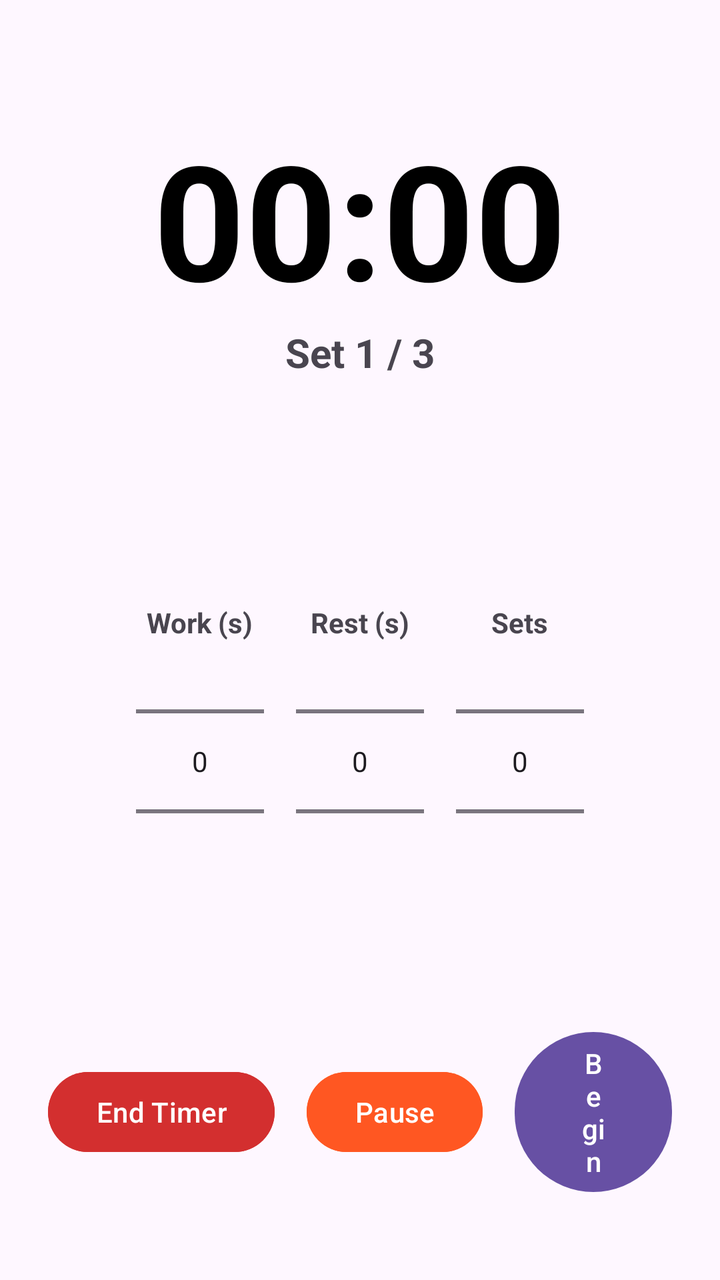
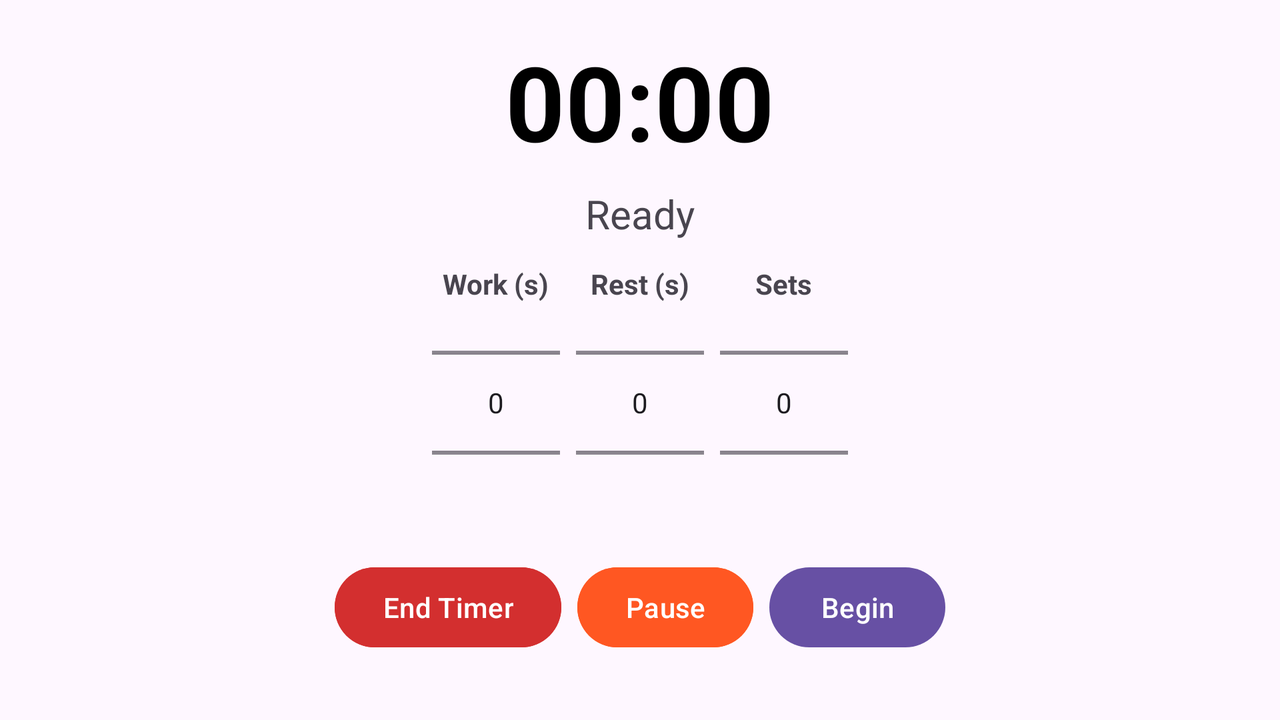

One screen, two layout resources from the same app: the default and the repository's alternative for another configuration. Each is rendered where Android would select it; the XML of both is given below.
<!-- AndroidManifest.xml: application theme Theme.ExerGen -->
<!-- res/layout/fragment_timer.xml -->
<?xml version="1.0" encoding="utf-8"?>
<androidx.constraintlayout.widget.ConstraintLayout
    xmlns:android="http://schemas.android.com/apk/res/android"
    xmlns:app="http://schemas.android.com/apk/res-auto"
    xmlns:tools="http://schemas.android.com/tools"
    android:layout_width="match_parent"
    android:layout_height="match_parent"
    android:padding="24dp">

    <TextView
        android:id="@+id/tv_timer"
        android:layout_width="wrap_content"
        android:layout_height="wrap_content"
        android:text="@string/timer_default"
        android:textSize="80sp"
        android:textStyle="bold"
        android:textColor="@android:color/black"
        app:layout_constraintTop_toTopOf="parent"
        app:layout_constraintStart_toStartOf="parent"
        app:layout_constraintEnd_toEndOf="parent"
        android:layout_marginTop="32dp"/>

    <TextView
        android:id="@+id/tv_set_indicator"
        android:layout_width="wrap_content"
        android:layout_height="wrap_content"
        android:textSize="20sp"
        android:textStyle="bold"
        android:textColor="?android:attr/textColorSecondary"
        android:visibility="gone"
        tools:text="Set 1 / 3"
        tools:visibility="visible"
        app:layout_constraintTop_toBottomOf="@id/tv_timer"
        app:layout_constraintStart_toStartOf="parent"
        app:layout_constraintEnd_toEndOf="parent" />

    <TextView
        android:id="@+id/tv_phase"
        android:layout_width="wrap_content"
        android:layout_height="wrap_content"
        android:text=""
        android:textSize="24sp"
        app:layout_constraintTop_toBottomOf="@id/tv_set_indicator"
        app:layout_constraintStart_toStartOf="parent"
        app:layout_constraintEnd_toEndOf="parent"
        android:layout_marginTop="8dp"/>

    <LinearLayout
        android:id="@+id/picker_container"
        android:layout_width="0dp"
        android:layout_height="wrap_content"
        android:orientation="horizontal"
        android:gravity="center"
        app:layout_constraintTop_toBottomOf="@id/tv_phase"
        app:layout_constraintBottom_toTopOf="@id/btn_container"
        app:layout_constraintStart_toStartOf="parent"
        app:layout_constraintEnd_toEndOf="parent">

        <LinearLayout
            android:layout_width="wrap_content"
            android:layout_height="wrap_content"
            android:orientation="vertical"
            android:gravity="center"
            android:layout_marginEnd="16dp">
            <TextView android:layout_width="wrap_content" android:layout_height="wrap_content" android:text="@string/timer_label_work" android:textStyle="bold"/>
            <NumberPicker android:id="@+id/np_work" android:layout_width="wrap_content" android:layout_height="120dp"/>
        </LinearLayout>

        <LinearLayout
            android:layout_width="wrap_content"
            android:layout_height="wrap_content"
            android:orientation="vertical"
            android:gravity="center"
            android:layout_marginEnd="16dp">
            <TextView android:layout_width="wrap_content" android:layout_height="wrap_content" android:text="@string/timer_label_rest" android:textStyle="bold"/>
            <NumberPicker android:id="@+id/np_rest" android:layout_width="wrap_content" android:layout_height="120dp"/>
        </LinearLayout>

        <LinearLayout
            android:layout_width="wrap_content"
            android:layout_height="wrap_content"
            android:orientation="vertical"
            android:gravity="center">
            <TextView android:layout_width="wrap_content" android:layout_height="wrap_content" android:text="@string/timer_label_sets" android:textStyle="bold"/>
            <NumberPicker android:id="@+id/np_sets" android:layout_width="wrap_content" android:layout_height="120dp"/>
        </LinearLayout>
    </LinearLayout>

    <LinearLayout
        android:id="@+id/btn_container"
        android:layout_width="match_parent"
        android:layout_height="wrap_content"
        android:orientation="horizontal"
        android:gravity="center"
        app:layout_constraintBottom_toBottomOf="parent"
        android:layout_marginBottom="16dp">

        <Button
            android:id="@+id/btn_stop"
            android:layout_width="wrap_content"
            android:layout_height="wrap_content"
            android:text="@string/btn_end_timer"
            android:backgroundTint="#D32F2F"
            android:layout_marginEnd="16dp"/>

        <Button
            android:id="@+id/btn_pause"
            android:layout_width="wrap_content"
            android:layout_height="wrap_content"
            android:text="@string/btn_pause"
            android:backgroundTint="#FF5722"
            android:layout_marginEnd="16dp"/>

        <Button
            android:id="@+id/btn_start"
            android:layout_width="wrap_content"
            android:layout_height="wrap_content"
            android:text="@string/btn_start"
            android:paddingHorizontal="32dp"/>
    </LinearLayout>
</androidx.constraintlayout.widget.ConstraintLayout>
<!-- resources referenced by this layout -->
<resources>
  <string name="btn_end_timer">End Timer</string>
  <string name="btn_pause">Pause</string>
  <string name="btn_start">Begin</string>
  <string name="timer_default">00:00</string>
  <string name="timer_label_rest">Rest (s)</string>
  <string name="timer_label_sets">Sets</string>
  <string name="timer_label_work">Work (s)</string>
  <style name="Theme.ExerGen" parent="Base.Theme.ExerGen" />
  <style name="Base.Theme.ExerGen" parent="Theme.Material3.DayNight.NoActionBar">
          
          
      </style>
</resources>
<!-- res/layout-land/fragment_timer.xml (the repository's variant of the layout above) -->
<!-- drawn on the phone turned sideways -->
<?xml version="1.0" encoding="utf-8"?>
<ScrollView xmlns:android="http://schemas.android.com/apk/res/android"
    xmlns:app="http://schemas.android.com/apk/res-auto"
    android:layout_width="match_parent"
    android:layout_height="match_parent"
    android:fillViewport="true">

    <androidx.constraintlayout.widget.ConstraintLayout
        android:layout_width="match_parent"
        android:layout_height="wrap_content"
        android:padding="16dp">

        <TextView
            android:id="@+id/tv_timer"
            android:layout_width="wrap_content"
            android:layout_height="wrap_content"
            android:text="@string/timer_default"
            android:textColor="@android:color/black"
            android:textSize="52sp"
            android:textStyle="bold"
            app:layout_constraintEnd_toEndOf="parent"
            app:layout_constraintStart_toStartOf="parent"
            app:layout_constraintTop_toTopOf="parent" />

        <TextView
            android:id="@+id/tv_phase"
            android:layout_width="wrap_content"
            android:layout_height="wrap_content"
            android:layout_marginTop="8dp"
            android:text="@string/timer_ready"
            android:textSize="20sp"
            app:layout_constraintEnd_toEndOf="parent"
            app:layout_constraintStart_toStartOf="parent"
            app:layout_constraintTop_toBottomOf="@id/tv_timer" />

        <LinearLayout
            android:id="@+id/picker_container"
            android:layout_width="0dp"
            android:layout_height="wrap_content"
            android:layout_marginTop="12dp"
            android:gravity="center"
            android:orientation="horizontal"
            app:layout_constraintEnd_toEndOf="parent"
            app:layout_constraintStart_toStartOf="parent"
            app:layout_constraintTop_toBottomOf="@id/tv_phase">

            <LinearLayout
                android:layout_width="wrap_content"
                android:layout_height="wrap_content"
                android:layout_marginEnd="8dp"
                android:gravity="center"
                android:orientation="vertical">

                <TextView
                    android:layout_width="wrap_content"
                    android:layout_height="wrap_content"
                    android:text="@string/timer_label_work"
                    android:textStyle="bold" />

                <NumberPicker
                    android:id="@+id/np_work"
                    android:layout_width="wrap_content"
                    android:layout_height="100dp" />
            </LinearLayout>

            <LinearLayout
                android:layout_width="wrap_content"
                android:layout_height="wrap_content"
                android:layout_marginEnd="8dp"
                android:gravity="center"
                android:orientation="vertical">

                <TextView
                    android:layout_width="wrap_content"
                    android:layout_height="wrap_content"
                    android:text="@string/timer_label_rest"
                    android:textStyle="bold" />

                <NumberPicker
                    android:id="@+id/np_rest"
                    android:layout_width="wrap_content"
                    android:layout_height="100dp" />
            </LinearLayout>

            <LinearLayout
                android:layout_width="wrap_content"
                android:layout_height="wrap_content"
                android:gravity="center"
                android:orientation="vertical">

                <TextView
                    android:layout_width="wrap_content"
                    android:layout_height="wrap_content"
                    android:text="@string/timer_label_sets"
                    android:textStyle="bold" />

                <NumberPicker
                    android:id="@+id/np_sets"
                    android:layout_width="wrap_content"
                    android:layout_height="100dp" />
            </LinearLayout>
        </LinearLayout>

        <LinearLayout
            android:id="@+id/btn_container"
            android:layout_width="match_parent"
            android:layout_height="wrap_content"
            android:layout_marginTop="12dp"
            android:gravity="center"
            android:orientation="horizontal"
            app:layout_constraintBottom_toBottomOf="parent"
            app:layout_constraintEnd_toEndOf="parent"
            app:layout_constraintStart_toStartOf="parent"
            app:layout_constraintTop_toBottomOf="@id/picker_container">

            <Button
                android:id="@+id/btn_stop"
                android:layout_width="wrap_content"
                android:layout_height="wrap_content"
                android:layout_marginEnd="8dp"
                android:backgroundTint="#D32F2F"
                android:text="@string/btn_end_timer" />

            <Button
                android:id="@+id/btn_pause"
                android:layout_width="wrap_content"
                android:layout_height="wrap_content"
                android:layout_marginEnd="8dp"
                android:backgroundTint="#FF5722"
                android:text="@string/btn_pause" />

            <Button
                android:id="@+id/btn_start"
                android:layout_width="wrap_content"
                android:layout_height="wrap_content"
                android:paddingHorizontal="24dp"
                android:text="@string/btn_start" />
        </LinearLayout>
    </androidx.constraintlayout.widget.ConstraintLayout>
</ScrollView>
<!-- resources referenced by the variant -->
<!-- as the phone turned sideways resolves them -->
<resources>
  <string name="btn_end_timer">End Timer</string>
  <string name="btn_pause">Pause</string>
  <string name="btn_start">Begin</string>
  <string name="timer_default">00:00</string>
  <string name="timer_label_rest">Rest (s)</string>
  <string name="timer_label_sets">Sets</string>
  <string name="timer_label_work">Work (s)</string>
  <string name="timer_ready">Ready</string>
  <style name="Theme.ExerGen" parent="Base.Theme.ExerGen" />
  <style name="Base.Theme.ExerGen" parent="Theme.Material3.DayNight.NoActionBar">
          
          
      </style>
</resources>
